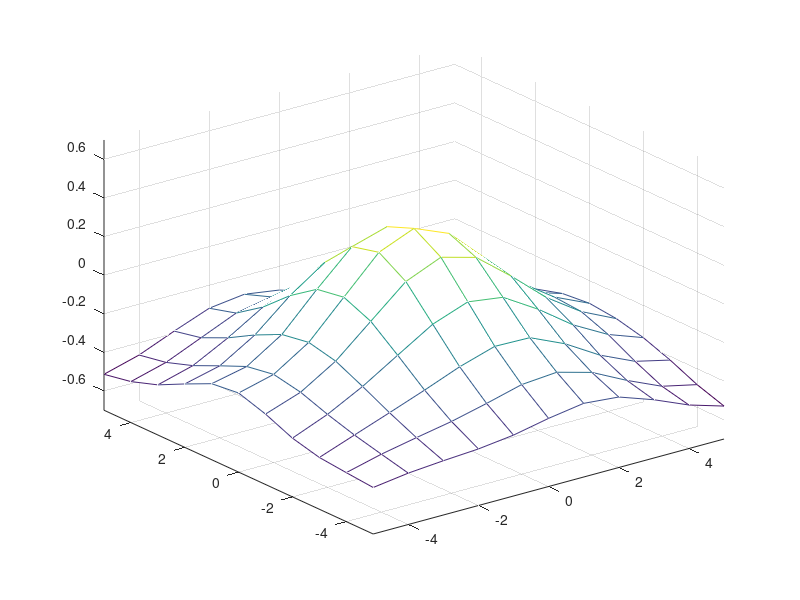

MATLAB code for this plot:

%define variables
hidden=200;
epoch=300;
n = 121;

%the bottom plane is X and Y
x=[-5:1:5]';
y=x;
%the terrain is Z.
z=exp(-x.*x*0.1) * exp(-y.*y*0.1)' - 0.5;

%the size of the graph
gridsize = size(x, 1);
ndata = gridsize*gridsize;
eta = 0.001;
alpha = 0.9;


%Transform z into a vector with 1 rows and num_points columns
targets = reshape (z, 1, ndata);
%Meshgrid, take x and y and produce matrices xx and yy
[xx, yy] = meshgrid (x, y);
%Create a matrix 
patterns = [reshape(xx, 1, ndata); reshape(yy, 1, ndata)];

%randomize the matrixes
permute = randperm(size(targets,2));
[p1, inv_perm] = sort(permute);
patterns = patterns(:, permute);
targets = targets(:, permute);

sub_patterns = patterns(:, 1:n);
sub_patterns2 = patterns(:, n:gridsize);

sub_targets = targets(:, 1:n);
sub_targets2 = targets(:, n:gridsize);


[insize, ndata] = size(patterns);
[outsize, ndata] = size(targets);


%
%rand returns interval (0,1) we want interval (?1/?d,1/?d), therefore we
%take -2*1/?d and then +1/?d

%we want input to the node to be between -1 and 1, therefore we "normalize"
%the weight value with this formula. We want the input to the node to be

%from -1 to 1 because the S function inside the node only differs between
%-1 and 1, lesser and greater values are just the same. So we want to land
%somewhere between -1 and 1 on the S-func to get variating values.


v = rand(outsize,hidden+1)* 2/sqrt(insize) - 1/sqrt(insize);
w = rand(hidden,(insize+1))* 2/sqrt(insize) - 1/sqrt(insize);

dv = zeros(outsize,(hidden+1));
dw = zeros(hidden,(insize+1));

X = [patterns; ones(1,ndata)];
X1 = [sub_patterns; ones(1, n)];


for i = 1:epoch 
    
    %FIRST PASS
    
    %Forward
    hin = w * X1;
    hout = [2 ./ (1+exp(-hin)) - 1 ; ones(1,n)];
    oin = v * hout;
    out = 2 ./ (1+exp(-oin)) - 1;
    
    %Backprop
    delta_o = (out - sub_targets) .* ((1 + out) .* (1 - out)) * 0.5;
    delta_h = (v' * delta_o) .* ((1 + hout) .* (1 - hout)) * 0.5;
    delta_h = delta_h(1:hidden, :);
    
    %Update weights
    dw = (dw .* alpha) - (delta_h * X1') .* (1-alpha);
    dv = (dv .* alpha) - (delta_o * hout') .* (1-alpha);
    w = w + dw .* eta;
    v = v + dv .* eta;
    
    
    

end


%SECOND PASS
    
hin = w * X;
hout = [2 ./ (1+exp(-hin)) - 1 ; ones(1,ndata)];
oin = v * hout;
out = 2 ./ (1+exp(-oin)) - 1;

ordered_out = out(:,inv_perm);

zz = reshape(ordered_out, gridsize, gridsize);
mesh(x,y,zz);
axis([-5 5 -5 5 -0.7 0.7]);
drawnow;

error = sum(sum(abs(sign(out) - targets)./2))


%we get 40 error because we have too few data points, if we decrease
%stepsize in input we'll get a small error. If we give a subset then the
%function wont know how to fit the curve. (Blue lines in the lecture). so
%we'll get an area (calculated with Beysian) where the real chart could be


